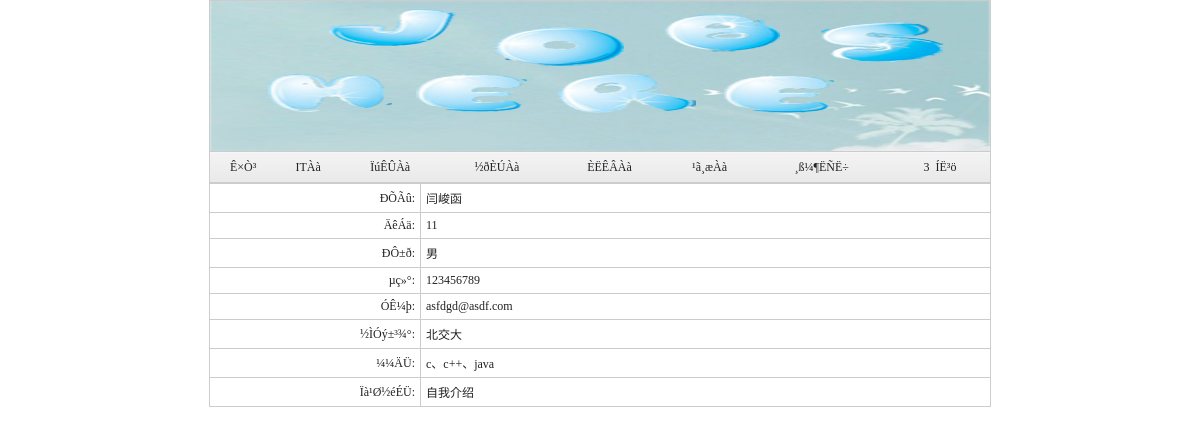
Page /showresume.php?resumeid=2 (signed in) on the committed database.
### tables this page shows
CREATE TABLE `resumes` (
  `resumeid` bigint(20) NOT NULL auto_increment,
  `cid` bigint(20) NOT NULL,
  `name` varchar(50) NOT NULL,
  `age` varchar(5) default NULL,
  `sex` varchar(5) default NULL,
  `tel` varchar(20) default NULL,
  `email` varchar(50) NOT NULL,
  `education` varchar(255) default NULL,
  `skill` varchar(255) NOT NULL,
  `about` varchar(255) default NULL,
  PRIMARY KEY  (`resumeid`)
);

### showresume.php (the view, shortened to what this page needs)
<?php
include("config.php");
?>
<html xmlns="http://www.w3.org/1999/xhtml">
<head>
<link rel="stylesheet" href="style.css" type="text/css">
</head>
<?
	$resumeid=$_GET['resumeid'];
$sql="select * from resumes where resumeid=$resumeid";
$re=mysql_query($sql,$conn);
$result=mysql_fetch_array($re);
?>
<body>
<?php include("rhead.php");?>
<table width="782" border="0" align="center" cellpadding="5" cellspacing="1" bgcolor="#CCCCCC">
  <tr>
    <td width="200" align="right" bgcolor="#FFFFFF">ÐÕÃû:
      </td>
    <td bgcolor="#FFFFFF"><?php echo $result["name"];?></td>
  <tr>
    <td align="right" bgcolor="#FFFFFF">ÄêÁä:
      </td>
     <td bgcolor="#FFFFFF"><?php echo $result["age"];?></td>
  </tr>
  <tr>
    <td align="right" bgcolor="#FFFFFF">ÐÔ±ð:
      </td>
     <td bgcolor="#FFFFFF"><?php echo $result["sex"];?></td>
  </tr>
  <tr>
    <td align="right" bgcolor="#FFFFFF">µç»°:
      </td>
     <td bgcolor="#FFFFFF"><?php echo $result["tel"];?></td>
  </tr>
  <tr>
    <td align="right" bgcolor="#FFFFFF">ÓÊ¼þ:
      </td>
     <td bgcolor="#FFFFFF"><?php echo $result["email"];?></td>
  </tr>
  <tr>
    <td align="right" bgcolor="#FFFFFF">½ÌÓý±³¾°:
      </td>
     <td bgcolor="#FFFFFF"><?php echo $result["education"];?></td>
  </tr>
  <tr>
    <td align="right" bgcolor="#FFFFFF">¼¼ÄÜ:
      </td>
     <td bgcolor="#FFFFFF"><?php echo $result["skill"];?></td>
  </tr>
  <td align="right" bgcolor="#FFFFFF">Ïà¹Ø½éÉÜ:
      </td>
     <td bgcolor="#FFFFFF"><?php echo $result["about"];?></td>
  </tr>
 </table>
</body>
</html>

### style.css (style rules this page uses)
body { margin-left: 0px;margin-top: 0px;margin-right: 0px;margin-bottom: 0px;background-color: #FFFFFF;line-height:20px; }

### rows in the picture
resumes: name "闫峻函", age "11", sex "男", tel "123456789", email "asfdgd@asdf.com", education "北交大", skill "c、c++、java", about "自我介绍"

### other values in the picture
$_SESSION['rid'] "3"
